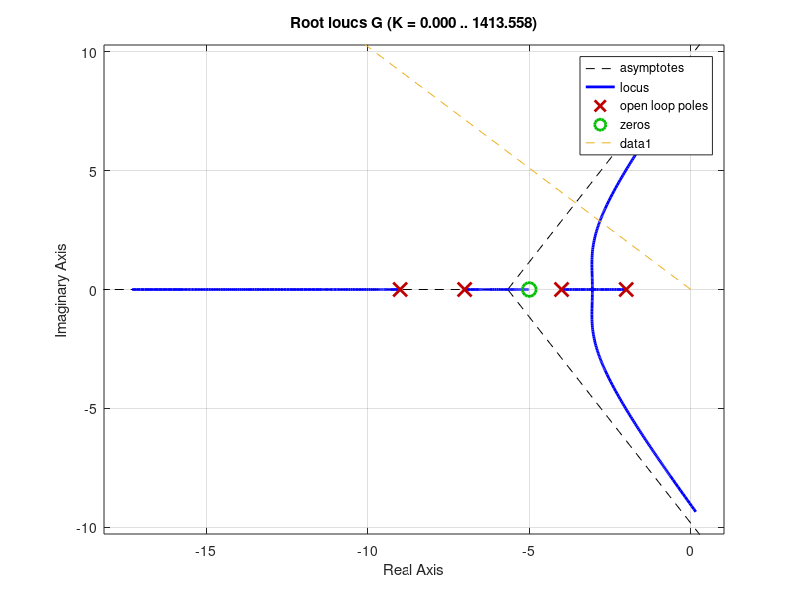

MATLAB code for this plot: (Note: this script raises an error after producing the figure.)
clc; clear; close all;
G = zpk([-5], [-2, -4, -7, -9],[1]);

rlocus(G); hold on
zeta = 0.7;

ang = acosd(zeta);
ang = 180 - ang; 

r = 40;

plot([0, r*cosd(ang)], [0, r*sind(ang)], '--'); hold off


alpha = zeta / sqrt(1 - zeta^2);


for omega = 1:0.01:100
    sigma = -alpha*omega;
    p = sigma + 1i*omega;
    if point_on_rl(p, G)
        intersection_point = p;
        gain = evaluate_k(G, p); 
        fprintf("The point on the root locus is: %.2f + %.2fi\n", real(p), imag(p));
        fprintf("The gain K is: %.2f\n", gain);
        break;
    end
end


%settling time = 4/(zeta*wn) = 1
wn = 4/(zeta*1);
wd = wn*sqrt(1-zeta^2);
point_to_pass_through = -zeta*wn + 1i*wd; % casecade comp rl must pass through this point
%add a zero on the real axis to move the root locus through this point

for comp_pole = -10:0.01:0
    comp_zero = -4.5; % keep the zero to the right of the pole by 4.5 units
    cascade_comp = zpk(comp_zero, comp_pole, 1);
    G_c = series(G, cascade_comp);
    if point_on_rl(point_to_pass_through, G_c)
        fprintf("The compensator pole is at: %.2f\n", comp_pole);
        final_comp_pole = comp_pole;
        break;
    end
end

%comp_zero = 4.5; %default value 4.5
cascade_comp = zpk(comp_zero, final_comp_pole, 1);
G_c = series(G, cascade_comp);

figure(1);
step(G); hold on
step(G_c); hold off
figure(3);
rlocus(G_c); hold on
plot([0, r*cosd(ang)], [0, r*sind(ang)], '--'); 
plot (real(point_to_pass_through), imag(point_to_pass_through), 'ro'); hold off
title('Root Locus with Compensator');
figure(4);
rlocus(G); hold on
plot([0, r*cosd(ang)], [0, r*sind(ang)], '--'); 
plot (real(point_to_pass_through), imag(point_to_pass_through), 'ro'); hold off
title('Root Locus without Compensator');

function output = point_on_rl(point, trans_func)
    tol = 1; % tolerance in degrees
    
    poles = point - pole(trans_func);
    pole_ang_sum = sum(rad2deg(angle(poles)));
    zeros = point - zero(trans_func);
    zero_ang_sum = sum(rad2deg(angle(zeros)));
    total = pole_ang_sum - zero_ang_sum;
    
    % Wrap into [-180, 180]
    total = mod(total + 180, 360) - 180;
    
    % Check if angle is close to ±180
    if abs(abs(total) - 180) < tol
        output = true;
    else
        output = false;
    end
end


function output = evaluate_k(trans_func, point)
    zeros = prod(abs(point - zero(trans_func)));
    poles = prod(abs(point - pole(trans_func)));
    output = poles/zeros;
end